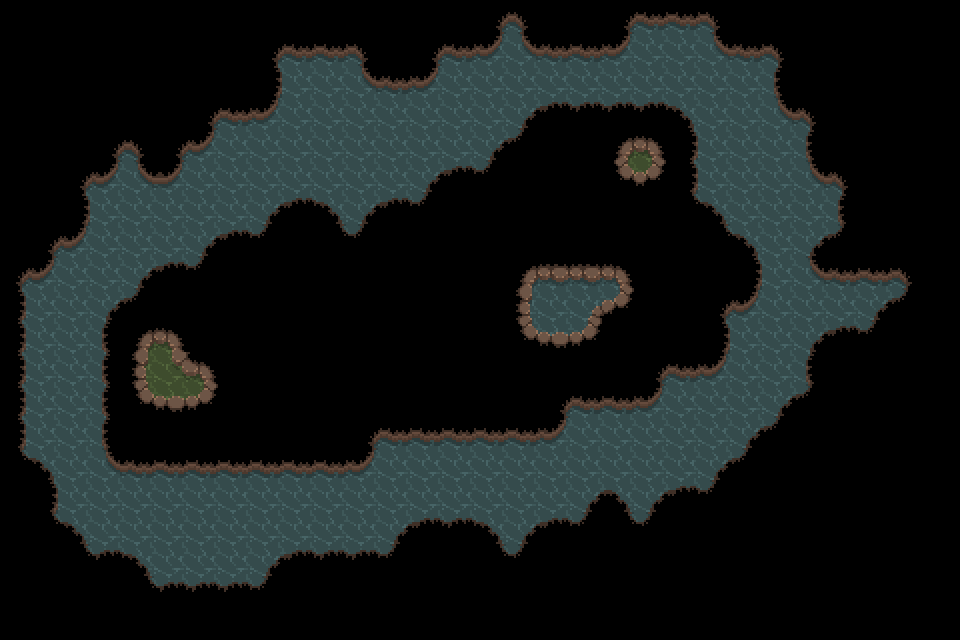

This game map was drawn from its Tiled (.tmx) file and the tilesets committed beside it. A one-line description and the full map source follow:
An orthogonal 30x20 tile map with 32x32 px tiles, 1 tile layer (Solid), 1 hidden layer not drawn, 3 tilesets.

<map version="1.9" tiledversion="1.9.2" orientation="orthogonal" renderorder="right-down" width="30" height="20" tilewidth="32" tileheight="32" infinite="0" nextlayerid="4" nextobjectid="2">
 <tileset firstgid="1" source="../RA_Ground_Tiles.tsx" />
 <tileset firstgid="426" source="../RA_Wasteland.tsx" />
 <tileset firstgid="1530" source="../RA_Animated_Water.tsx" />
 <layer id="1" name="Tile Layer 1" width="30" height="20" visible="0">
  <data encoding="csv">
0,0,0,0,0,0,0,0,0,0,0,0,0,0,0,0,0,0,0,0,0,0,0,0,0,0,0,0,0,0,
0,0,0,0,0,0,0,0,0,0,0,0,0,0,0,0,0,0,0,0,0,0,0,0,0,0,0,0,0,0,
0,0,0,0,0,0,0,0,0,0,0,0,0,0,0,954,955,907,955,955,907,956,0,0,0,0,0,0,0,0,
0,0,0,0,0,0,0,0,0,0,0,0,0,0,0,860,427,427,427,427,427,906,956,0,0,0,0,0,0,0,
0,0,0,0,0,0,0,0,0,0,0,0,0,954,955,908,427,427,1003,1003,1003,1003,858,0,0,0,0,0,0,0,
0,0,0,0,0,0,0,0,954,955,956,954,955,908,427,1003,1003,1003,427,1003,1003,427,906,956,0,0,0,0,0,0,
0,0,0,0,0,954,955,955,908,1003,906,908,1003,427,1003,1003,427,1003,1003,427,1003,427,1003,858,0,0,0,0,0,0,
0,0,0,954,955,908,427,1003,427,1003,1003,427,1003,1003,427,427,1003,427,1003,427,427,427,427,906,956,0,0,0,0,0,
0,0,954,908,1003,1003,427,427,427,427,1003,427,1003,1003,1003,1003,1003,427,1003,427,1003,1003,427,1003,858,0,0,0,0,0,
0,0,1002,427,1003,1003,1003,427,427,1003,1003,1003,1003,1003,1003,427,1003,427,1003,1003,1003,1003,1003,1003,1004,0,0,0,0,0,
0,0,860,427,427,1003,1003,427,427,1003,1003,1003,427,1003,427,427,427,1003,427,1003,427,427,427,810,1052,0,0,0,0,0,
0,0,860,1003,427,427,1003,1003,427,1003,1003,427,1003,1003,1003,1003,427,1003,1003,1003,1003,1003,810,1052,0,0,0,0,0,0,
0,0,860,1003,427,427,1003,427,1003,1003,427,1003,427,1003,1003,427,1003,1003,1003,1003,1003,1003,1004,0,0,0,0,0,0,0,
0,0,860,427,427,427,427,427,427,427,1003,427,427,427,1003,427,1003,810,1051,1051,811,811,1052,0,0,0,0,0,0,0,
0,0,1050,812,427,1003,427,1003,1003,1003,1003,810,1051,811,811,811,811,1052,0,0,0,0,0,0,0,0,0,0,0,0,
0,0,0,1050,1051,1051,1051,1051,1051,1051,811,1052,0,0,0,0,0,0,0,0,0,0,0,0,0,0,0,0,0,0,
0,0,0,0,0,0,0,0,0,0,0,0,0,0,0,0,0,0,0,0,0,0,0,0,0,0,0,0,0,0,
0,0,0,0,0,0,0,0,0,0,0,0,0,0,0,0,0,0,0,0,0,0,0,0,0,0,0,0,0,0,
0,0,0,0,0,0,0,0,0,0,0,0,0,0,0,0,0,0,0,0,0,0,0,0,0,0,0,0,0,0,
0,0,0,0,0,0,0,0,0,0,0,0,0,0,0,0,0,0,0,0,0,0,0,0,0,0,0,0,0,0
</data>
 </layer>
 <layer id="3" name="Solid" width="30" height="20">
  <properties>
   <property name="solid" type="bool" value="true" />
  </properties>
  <data encoding="csv">
0,0,0,0,0,0,0,0,0,0,0,0,0,0,0,1914,1916,0,0,1914,1915,1915,1916,0,0,0,0,0,0,0,
0,0,0,0,0,0,0,0,1914,1883,1883,1916,0,1914,1915,1884,1882,1915,1915,1884,1947,1947,1882,1915,1916,0,0,0,0,0,
0,0,0,0,0,0,0,0,1946,1947,1947,1882,1883,1884,1947,1947,1947,1947,1947,1947,1947,1947,1947,1947,1948,0,0,0,0,0,
0,0,0,0,0,0,1914,1915,1884,1947,1947,1947,1947,1947,1947,1947,1818,1819,1819,1979,1819,1820,1947,1947,1882,1916,0,0,0,0,
0,0,0,1914,1916,1914,1884,1947,1947,1947,1947,1947,1947,1947,1947,1818,1980,0,0,2170,2172,1852,1947,1947,1947,1948,0,0,0,0,
0,0,1914,1884,1882,1884,1947,1947,1947,1947,1947,1947,1947,1818,1979,1980,0,0,0,2234,2236,1852,1947,1947,1947,1882,1916,0,0,0,
0,0,1946,1947,1947,1947,1947,1947,1818,1819,1820,1818,1979,1980,0,0,0,0,0,0,0,1978,1820,1947,1947,1947,1850,0,0,0,
0,1914,1884,1947,1947,1947,1818,1979,1980,0,1978,1980,0,0,0,0,0,0,0,0,0,0,1978,1820,1947,1818,1980,0,0,0,
1914,1884,1947,1947,1818,1819,1980,0,0,0,0,0,0,0,0,0,1658,1659,1659,1660,0,0,0,1946,1947,1882,1915,1915,1916,0,
1852,1947,1947,1818,1980,0,0,0,0,0,0,0,0,0,0,0,1690,1691,1562,1724,0,0,1914,1884,1947,1947,1947,1818,1980,0,
1852,1947,1947,1850,2170,2172,0,0,0,0,0,0,0,0,0,0,1722,1723,1724,0,0,0,1852,1947,1947,1818,1819,1980,0,0,
1946,1947,1947,1850,2108,2138,2172,0,0,0,0,0,0,0,0,0,0,0,0,0,1914,1915,1884,1947,1947,1948,0,0,0,0,
1852,1947,1947,1850,2234,2075,2236,0,0,0,0,0,0,0,0,0,0,1914,1883,1883,1884,1947,1947,1947,1818,1980,0,0,0,0,
1852,1947,1947,1948,0,0,0,0,0,0,0,1914,1915,1883,1883,1915,1883,1884,1947,1947,1947,1947,1947,1818,1980,0,0,0,0,0,
1978,1820,1947,1882,1915,1915,1883,1915,1915,1883,1915,1884,1947,1947,1947,1947,1947,1947,1947,1947,1947,1947,1818,1980,0,0,0,0,0,0,
0,1946,1947,1947,1947,1947,1947,1947,1947,1947,1947,1947,1947,1947,1947,1947,1947,1947,1818,1820,1818,1819,1980,0,0,0,0,0,0,0,
0,1978,1820,1947,1947,1947,1947,1947,1947,1947,1947,1947,1818,1819,1979,1820,1818,1979,1980,1978,1980,0,0,0,0,0,0,0,0,0,
0,0,1978,1819,1820,1947,1947,1947,1818,1819,1979,1979,1980,0,0,1978,1980,0,0,0,0,0,0,0,0,0,0,0,0,0,
0,0,0,0,1978,1819,1979,1979,1980,0,0,0,0,0,0,0,0,0,0,0,0,0,0,0,0,0,0,0,0,0,
0,0,0,0,0,0,0,0,0,0,0,0,0,0,0,0,0,0,0,0,0,0,0,0,0,0,0,0,0,0
</data>
 </layer>
</map>
